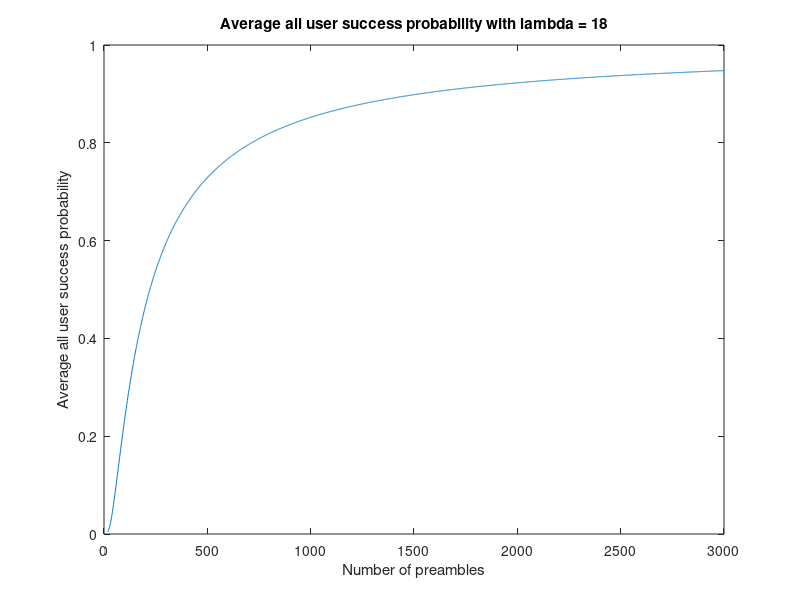
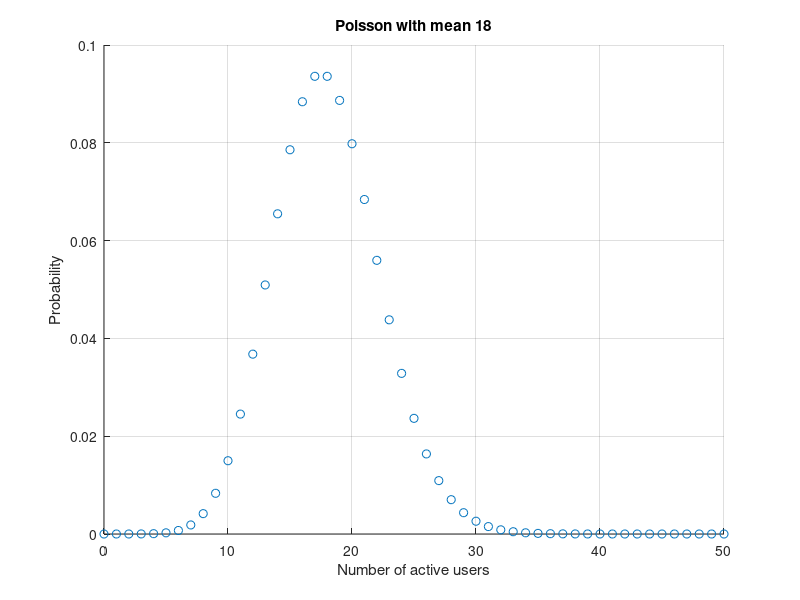
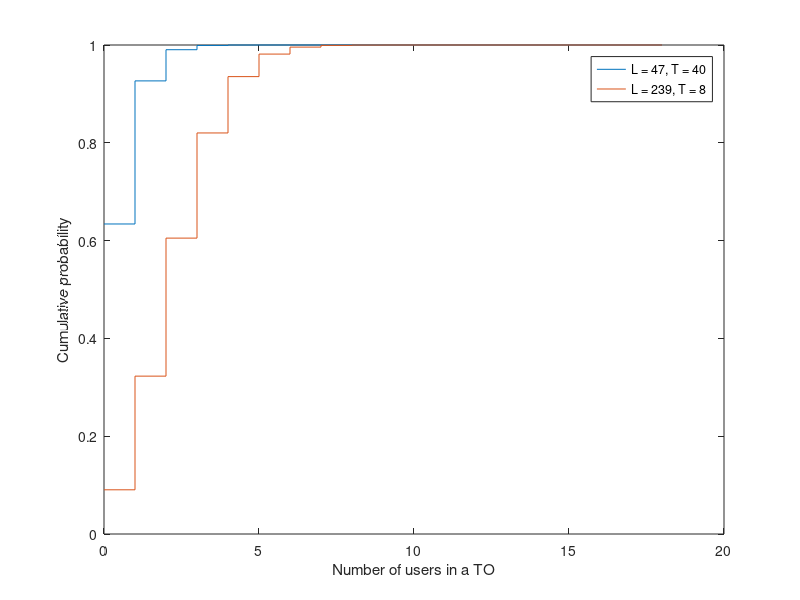

Write MATLAB code to recreate these figures, in order.
clear all;
lambd = 18;
L     = [47,239];
T     = [40,8];
N     = L-1;
N_fft = 512;

%% Average all user success probability
close all;
N_p    = lambd:3000;
for n = 1:length(N_p)
    all_su(n) = exp(-lambd)*(1+lambd/N_p(n))^N_p(n);
end
figure;
plot(N_p,all_su);
title('Average all user success probability with lambda = 18');
xlabel('Number of preambles');
ylabel('Average all user success probability');

%% Poisson PMF
x   = 0:50;
PMF = poisspdf(x,lambd);
figure;
scatter(x,PMF,'Marker',"o");
title('Poisson with mean 18');
xlabel('Number of active users');
ylabel('Probability');
grid on;

%% CDF of number of users in any TO
figure;
k = 0:lambd;
for t = 1:length(T)
    cdf = binocdf(k,lambd,1/T(t));
    stairs(k,cdf,'DisplayName',sprintf('L = %d, T = %d',L(t),T(t)));
    xlabel('Number of users in a TO');
    ylabel('Cumulative probability');
    hold on;
    K(t) = find(cdf>=0.99,1,'first')-1;
end
hold off;
legend show;

%% Complexity 
for i = 1:length(L)
    Conv = N(i)*(6*L(i) + (34/9)*N_fft*log2(N_fft));
    DNN  = 32*L(i)^2 + 4*L(i)*N(i) + K(i)*(6*L(i) + (34/9)*N_fft*log2(N_fft));
    factor(i) = Conv/DNN;
end
